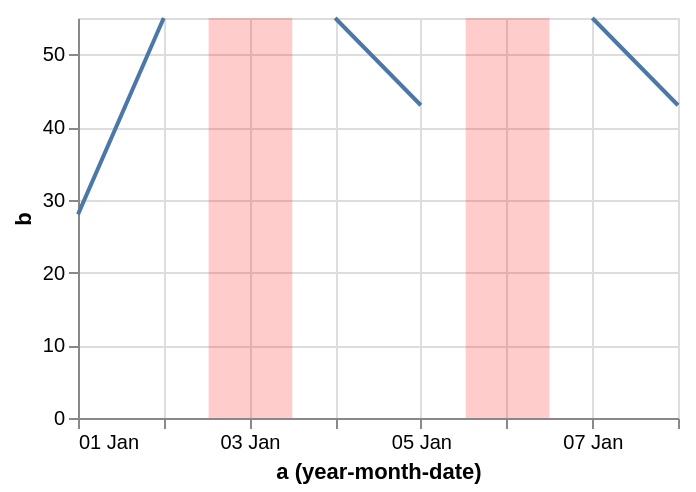

Express this chart as Vega-Lite.
### Vega specification from a JSON file in a GitHub repository (floating-point values rounded to 4 significant figures)
{"$schema": "https://vega.github.io/schema/vega/v5.json", "background": "white", "padding": 5, "width": 300, "height": 200, "style": "cell", "data": [{"name": "source_0", "values": [{"a": "Jan 1, 2000", "b": 28}, {"a": "Jan 2, 2000", "b": 55}, {"a": "Jan 3, 2000", "b": null}, {"a": "Jan 4, 2000", "b": 55}, {"a": "Jan 5, 2000", "b": 43}, {"a": "Jan 6, 2000", "b": null}, {"a": "Jan 7, 2000", "b": 55}, {"a": "Jan 8, 2000", "b": 43}]}, {"name": "data_0", "source": "source_0", "transform": [{"type": "formula", "expr": "toDate(datum[\"a\"])", "as": "a"}]}, {"name": "data_1", "source": "data_0", "transform": [{"field": "a", "type": "timeunit", "units": ["year", "month", "date"], "as": ["yearmonthdate_a", "yearmonthdate_a_end"]}]}, {"name": "data_2", "source": "data_0", "transform": [{"type": "filter", "expr": "datum.b === null"}, {"field": "a", "type": "timeunit", "units": ["year", "month", "date"], "as": ["yearmonthdate_a", "yearmonthdate_a_end"]}, {"type": "formula", "expr": "0.5 * timeOffset('date', datum['yearmonthdate_a'], -1) + 0.5 * datum['yearmonthdate_a']", "as": "yearmonthdate_a_offsetted_rect_start"}, {"type": "formula", "expr": "0.5 * datum['yearmonthdate_a'] + 0.5 * datum['yearmonthdate_a_end']", "as": "yearmonthdate_a_offsetted_rect_end"}, {"type": "filter", "expr": "(isDate(datum[\"yearmonthdate_a\"]) || (isValid(datum[\"yearmonthdate_a\"]) && isFinite(+datum[\"yearmonthdate_a\"])))"}]}], "marks": [{"name": "layer_0_marks", "type": "line", "style": ["line"], "sort": {"field": "x"}, "from": {"data": "data_1"}, "encode": {"update": {"stroke": {"value": "#4c78a8"}, "description": {"signal": "\"a (year-month-date): \" + (timeFormat(datum[\"yearmonthdate_a\"], \"%d %b\")) + \"; b: \" + (format(datum[\"b\"], \"\"))"}, "x": {"scale": "x", "field": "yearmonthdate_a"}, "y": {"scale": "y", "field": "b"}, "defined": {"signal": "isValid(datum[\"yearmonthdate_a\"]) && isFinite(+datum[\"yearmonthdate_a\"]) && isValid(datum[\"b\"]) && isFinite(+datum[\"b\"])"}}}}, {"name": "layer_1_marks", "type": "rect", "style": ["bar"], "from": {"data": "data_2"}, "encode": {"update": {"opacity": {"value": 0.2}, "fill": {"value": "red"}, "ariaRoleDescription": {"value": "bar"}, "description": {"signal": "\"a (year-month-date): \" + (timeFormat(datum[\"yearmonthdate_a\"], timeUnitSpecifier([\"year\",\"month\",\"date\"], {\"year-month\":\"%b %Y \",\"year-month-date\":\"%b %d, %Y \"})))"}, "x2": {"scale": "x", "field": "yearmonthdate_a_offsetted_rect_start", "offset": {"signal": "0.5 + (abs(scale(\"x\", datum[\"yearmonthdate_a_end\"]) - scale(\"x\", datum[\"yearmonthdate_a\"])) < 0.25 ? -0.5 * (0.25 - (abs(scale(\"x\", datum[\"yearmonthdate_a_end\"]) - scale(\"x\", datum[\"yearmonthdate_a\"])))) : 0.5)"}}, "x": {"scale": "x", "field": "yearmonthdate_a_offsetted_rect_end", "offset": {"signal": "0.5 + (abs(scale(\"x\", datum[\"yearmonthdate_a_end\"]) - scale(\"x\", datum[\"yearmonthdate_a\"])) < 0.25 ? 0.5 * (0.25 - (abs(scale(\"x\", datum[\"yearmonthdate_a_end\"]) - scale(\"x\", datum[\"yearmonthdate_a\"])))) : -0.5)"}}, "y": {"value": 0}, "y2": {"field": {"group": "height"}}}}}], "scales": [{"name": "x", "type": "time", "domain": {"fields": [{"data": "data_1", "field": "yearmonthdate_a"}, {"data": "data_2", "field": "yearmonthdate_a_offsetted_rect_start"}, {"data": "data_2", "field": "yearmonthdate_a_offsetted_rect_end"}]}, "range": [0, {"signal": "width"}]}, {"name": "y", "type": "linear", "domain": {"data": "data_1", "field": "b"}, "range": [{"signal": "height"}, 0], "nice": true, "zero": true}], "axes": [{"scale": "x", "orient": "bottom", "gridScale": "y", "grid": true, "tickCount": {"signal": "ceil(width/40)"}, "tickMinStep": {"signal": "datetime(2001, 0, 2, 0, 0, 0, 0) - datetime(2001, 0, 1, 0, 0, 0, 0)"}, "domain": false, "labels": false, "aria": false, "maxExtent": 0, "minExtent": 0, "ticks": false, "zindex": 0}, {"scale": "y", "orient": "left", "gridScale": "x", "grid": true, "tickCount": {"signal": "ceil(height/40)"}, "domain": false, "labels": false, "aria": false, "maxExtent": 0, "minExtent": 0, "ticks": false, "zindex": 0}, {"scale": "x", "orient": "bottom", "grid": false, "title": "a (year-month-date)", "format": "%d %b", "labelFlush": true, "labelOverlap": true, "tickCount": {"signal": "ceil(width/40)"}, "tickMinStep": {"signal": "datetime(2001, 0, 2, 0, 0, 0, 0) - datetime(2001, 0, 1, 0, 0, 0, 0)"}, "zindex": 0}, {"scale": "y", "orient": "left", "grid": false, "title": "b", "labelOverlap": true, "tickCount": {"signal": "ceil(height/40)"}, "zindex": 0}]}
